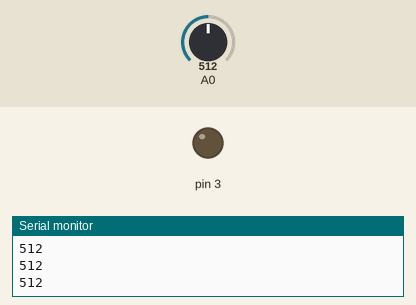
Bench run of a sketch on a simulated Arduino Uno, built with avr-gcc and run on an emulated ATmega328P. On the bench: output pins drawn as LEDs (lit = HIGH), the last lines printed to the serial monitor. The inputs (shaded band) are chosen by the test bench; at power-on: A0 = 512.

Above: at 1.2 s.
1.3 s: A0 set to 716
At 1.7 s:
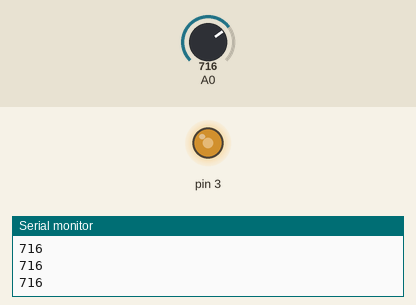
2.8 s: A0 set to 900
At 4.0 s:
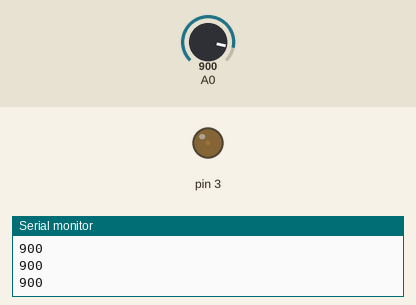
4.3 s: A0 set to 1023
At 5.5 s:
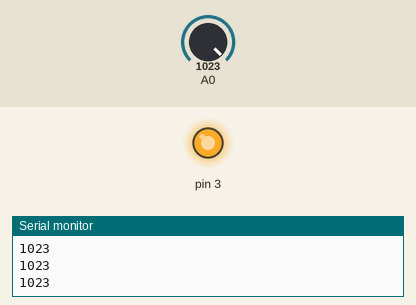
5.8 s: A0 set to 306
At 6.9 s:
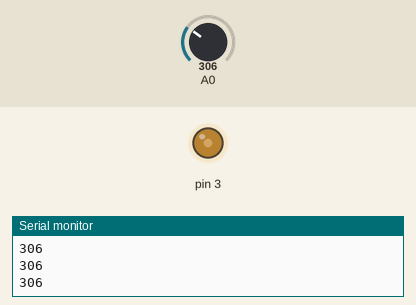
7.3 s: A0 set to 511
At 8.2 s:
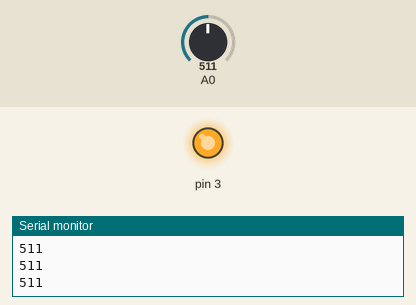
Timing chart, 0 to 9.8 s (numbered marks = the images above; inputs shaded):
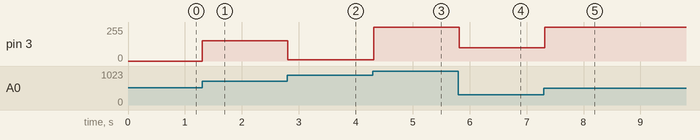

Measured:
- after the input at 1.3 s, pin 3: 0/255 → 152/255 at once
- after the input at 2.8 s, pin 3: 152/255 → 8/255 at once
- after the input at 4.3 s, pin 3: 8/255 → 254/255 at once
- after the input at 5.8 s, pin 3: 254/255 → 100/255 at once
- after the input at 7.3 s, pin 3: 100/255 → 254/255 at once

The sketch:

light_sensor_004_analog_light.ino
```cpp
int val = 0;

void setup() {
  // put your setup code here, to run once:
  Serial.begin(9800);
}

void loop() {
  // put your main code here, to run repeatedly:
  val=analogRead(0);
  Serial.println(val);
  analogWrite(3,val*2);
  delay(100);
}
```
